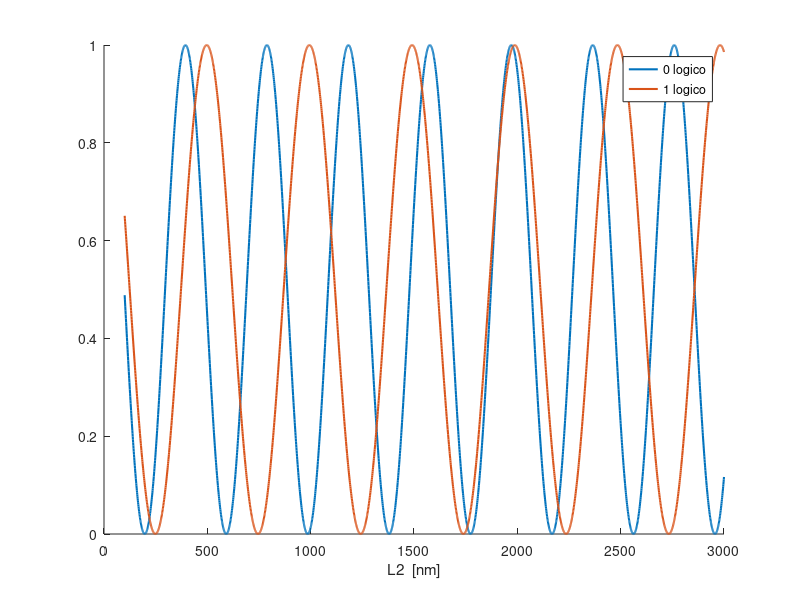

Reproduce this figure in MATLAB.
clear all
close all
clc
% This script is used to find the length (Lw) of the regenerator design.
% At the beginning, you need to set your degrated values. The goal is to
% attenuate (using the nonlinearity of DC) the degrated '0' towards zero,
% but keep the level of the '1'. At the end we can use a small amplifier
% to amplify the '1'.




%%%%%%%%%%%%%%%%%%%%%%%%%%%%%%%%%%%%%%%%%%%%%%%%%%%%%%%%%%%%%%%%%%%%%%%%%%%%%%%%%%
degrated_1 = 0.02447;
degrated_0 = 0.10775;
h=30;                                    %thinckness (nm)
w=100;                                    %width(nm)
SW_frequency=2.282; % frequency of the SW, it is constant for all device [GHz]
gap2=10; % the gap between the second coupled waveguides [nm]
%%%%%%%%%%%%%%%%%%%%%%%%%%%%%%%%%%%%%%%%%%%%%%%%%%%%%%%%%%%%%%%%%%%%%%%%%%%%%%%%%%

%%%%%%%%%%%%%%%%%%%%%%%%%%%%%%%%%%%%%%%%%%%%%%%%%%%%%%%%%%%%%%%%%%%%%%%%%%%%%%%%%%%%%%
d=w+gap2;

%%%%%%%%%%%%%%%%%%%%%%%%%%%%%%%%%%%%%%%%%%%%%%%%%%%%%%%%%%%%%%%%%%%%%%%%%%%%%
Ms=1.4e5;                                 %Ms(A/m)
A=3.5e-12;                                %exchange constant(J/m)
u=pi*4e-7;                                %permeability of vacuum(H/m)
r=2.21e5;                                 %gyromagnetic ratio(m/(s.A))

j=1;

B=0; %  field [mT]
H=B*796;     %external field(A/m), H=B/u0, u0=4*pi*e-7 H/m

damping=2e-4;                          %damping
dH0=0.2*796;                           %inhomogeneous linewidth
    
Wm=r*Ms*1e-9;                             %unit(GHz)
Wh=r*H*1e-9;                              %unit(GHz)
Le=sqrt(2*A/(u*Ms^2))*1e9;                %exchange length

weff=inf;                                %effective width extract from Mumax3

k=1*pi/weff;
Ky=k;                                    %the effective wave number describing SW mode across the width direction
i1=1;

dkx=1e-3;
kmax=0.04;
kmin=0.001;



limitation=0.74;

for kx=dkx:dkx:kmax                       

    f1=@(ky)(abs(2*sqrt(2./(1+sinc(k*w./pi))).*(ky.*cos(k.*w./2).*sin(ky.*w./2)-k.*(cos(ky.*w./2).*sin(k.*w./2)))./(ky.^2-k.^2))).^2./w.*ky.^2./(kx.^2+ky.^2).*(1-(1-exp(-sqrt(kx.^2+ky.^2).*h))./(sqrt(kx.^2+ky.^2).*h))./(2*pi);
    f2=@(ky)(abs(2*sqrt(2./(1+sinc(k*w./pi))).*(ky.*cos(k.*w./2).*sin(ky.*w./2)-k.*(cos(ky.*w./2).*sin(k.*w./2)))./(ky.^2-k.^2))).^2./w.*((1-exp(-sqrt(kx.^2+ky.^2).*h))./(sqrt(kx.^2+ky.^2).*h))./(2*pi);
    f3=@(ky)exp(i*ky.*d).*(abs(2*sqrt(2./(1+sinc(k*w./pi))).*(ky.*cos(k.*w./2).*sin(ky.*w./2)-k.*(cos(ky.*w./2).*sin(k.*w./2)))./(ky.^2-k.^2))).^2./w.*ky.^2./(kx.^2+ky.^2).*(1-(1-exp(-sqrt(kx.^2+ky.^2).*h))./(sqrt(kx.^2+ky.^2).*h))./(2*pi);
    f4=@(ky)exp(i*ky.*d).*(abs(2*sqrt(2./(1+sinc(k*w./pi))).*(ky.*cos(k.*w./2).*sin(ky.*w./2)-k.*(cos(ky.*w./2).*sin(k.*w./2)))./(ky.^2-k.^2))).^2./w.*((1-exp(-sqrt(kx.^2+ky.^2).*h))./(sqrt(kx.^2+ky.^2).*h))./(2*pi);

    Fkxyy0(i1)=integral(f1,-limitation,limitation);                                                                                                       %integral
    Fkxzz0(i1)=integral(f2,-limitation,limitation);                                                                                                       %integral
    Fkxyyd(i1)=integral(f3,-limitation,limitation);                                                                                                       %integral
    Fkxzzd(i1)=integral(f4,-limitation,limitation); 

    
    wm0(i1)=sqrt((Wh+Wm*(Le.^2.*(kx.^2+Ky.^2)+Fkxyy0(i1))).*(Wh+Wm*(Le.^2.*(kx.^2+Ky.^2)+Fkxzz0(i1))));
    wm1(i1)=sqrt((Wh+Wm*(Le.^2.*(kx.^2+Ky.^2)+Fkxyy0(i1))+Wm*Fkxyyd(i1)).*(Wh+Wm*(Le.^2.*(kx.^2+Ky.^2)+Fkxzz0(i1))+Wm*Fkxzzd(i1)));
    wm2(i1)=sqrt((Wh+Wm*(Le.^2.*(kx.^2+Ky.^2)+Fkxyy0(i1))-Wm*Fkxyyd(i1)).*(Wh+Wm*(Le.^2.*(kx.^2+Ky.^2)+Fkxzz0(i1))-Wm*Fkxzzd(i1)));
    
    
    % nonlinear shift coefficient Tkx calculation
    Akx(i1) = Wh+Wm/2.*(2*(Le.^2).*(kx.^2+Ky.^2)+Fkxyy0(i1)+Fkxzz0(i1));  % [rad/ns]
    Bkx(i1) = Wm/2.*(Fkxyy0(i1)-Fkxzz0(i1));  % [rad/ns]

    f5=@(ky)(abs(2*sqrt(2./(1+sinc(k*w./pi))).*(ky.*cos(k.*w./2).*sin(ky.*w./2)-k.*(cos(ky.*w./2).*sin(k.*w./2)))./(ky.^2-k.^2))).^2./w.*(2*kx).^2./((2*kx).^2+ky.^2).*(1-(1-exp(-sqrt((2*kx).^2+ky.^2).*h))./(sqrt((2*kx).^2+ky.^2).*h))./(2*pi);
    F2kxxx0(i1) = integral(f5,-limitation,limitation); 
    
    Tkx(i1) = (Wh-Akx(i1)+Bkx(i1).^2./(2*wm0(i1).^2).*( Wm.*(4*Le.^2.*(kx.^2+Ky.^2)+F2kxxx0(i1))+3*Wh))./(2*pi);  % [GHz]
    
    i1=i1+1;
end
    

k1=dkx:dkx:kmax;
ff0=wm0./(2*pi);
ff1=wm1./(2*pi);
ff2=wm2./(2*pi);


akx1 = 0.02447;  % SW amplitude of the degraded '0'
ff1_s1 = ff1+Tkx.*abs(akx1).^2;
ff2_s1 = ff2+Tkx.*abs(akx1).^2;
akx2 = 0.10775;  % SW amplitude of the degraded '1'
ff1_s2 = ff1+Tkx.*abs(akx2).^2;
ff2_s2 = ff2+Tkx.*abs(akx2).^2;


ks = interp1(abs(ff1_s1),k1,SW_frequency);
kas = interp1(abs(ff2_s1),k1,SW_frequency);
Lc1 = pi/abs(ks-kas);  % [nm]

ks = interp1(abs(ff1_s2),k1,SW_frequency);
kas = interp1(abs(ff2_s2),k1,SW_frequency);
Lc2 = pi/abs(ks-kas);  % [nm]

i1=1;
for L2=100:1:3000

    pow_par1(i1) = cos(pi*L2/(2*Lc1))^2;
    
    pow_par2(i1) = cos(pi*L2/(2*Lc2))^2;
    
    i1=i1+1;
end


L2=100:1:3000;
hold on
plot(L2,pow_par1,'LineWidth',1.5)
plot(L2,pow_par2,'LineWidth',1.5)
hold off
xlabel("L2  [nm]")
legend('0 logico','1 logico')
% result: Lw_optimal = 985 nm
